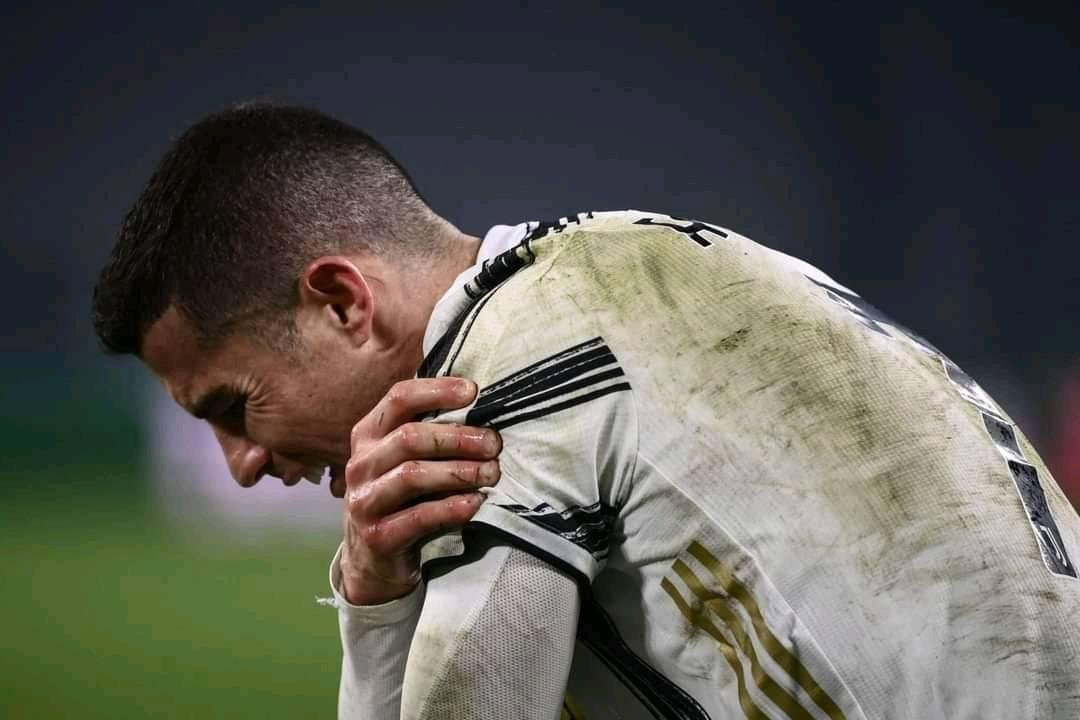
#> input picture 157737215_250521136748497_390207163245905894_o.jpeg, 1080 x 720 px, found by its file name
$ python split_merge.py
#> lines starting #> are read from the running program, lines starting #| are printed output that depends on the picture
import numpy as np
import cv2
import matplotlib.pyplot as plt


# Read an image
origin_bgr = cv2.imread('/home/quan/PycharmProjects/OpenCV_practical/157737215_250521136748497_390207163245905894_o.jpeg', 1)
#> origin_bgr is the input picture: shape (720, 1080, 3); mean B, G, R 82.5, 89.7, 90.6
img_bgr = cv2.cvtColor(origin_bgr, cv2.COLOR_BGR2GRAY )

# Histogram plotting of the image


# get height and width of the image
height, width = img_bgr.shape
#> height = 720; width = 1080

# for i in range(0, height - 1):
#     for j in range(0, width - 1):
#         # Get the pixel value
#         pixel = img_bgr[i, j]
#
#         # Negate each channel by
#         # subtracting it from 255
#
#         # 1st index contains red pixel
#         pixel = 255 - pixel
#
#
#
#         # Store new values in the pixel
#         img_bgr[i, j] = pixel
#
#     # Display the negative transformed image
# cv2.imshow('img', img_bgr)
# cv2.waitKey(0)

# Histogram plotting of the
# negative transformed image

gray = np.zeros(origin_bgr.shape[:2], dtype='uint8' )
(B,G,R) = cv2.split(origin_bgr)
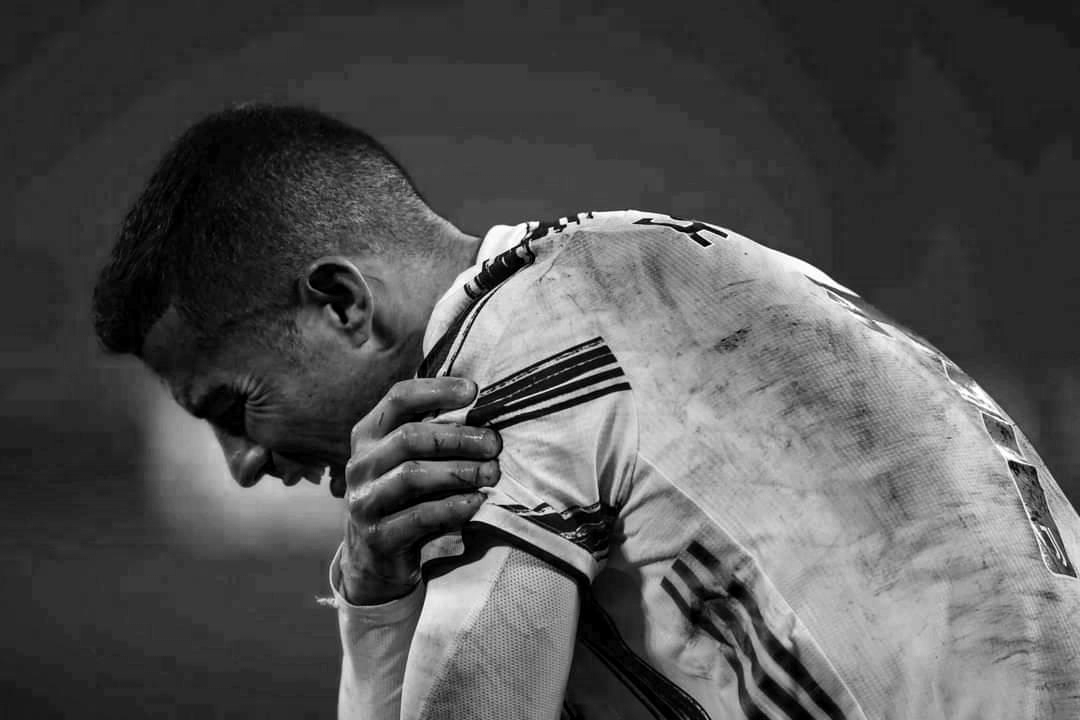
#> B: shape (720, 1080); min 0, max 255, mean 82.5
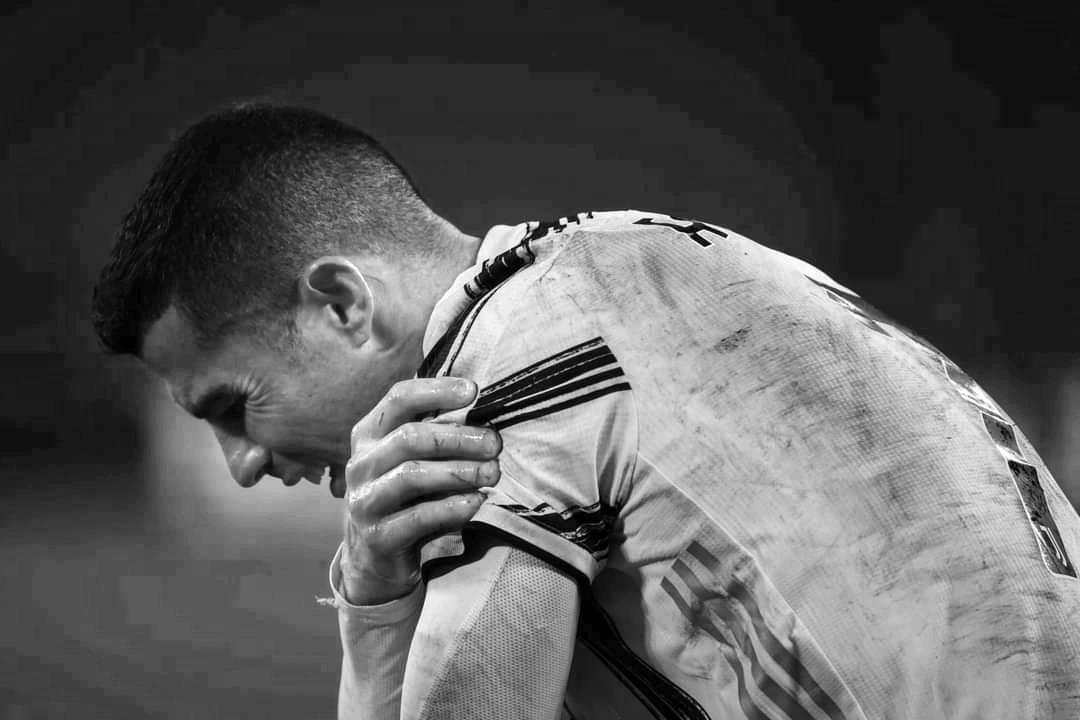
#> R: shape (720, 1080); min 0, max 255, mean 90.6

for i in range(0, origin_bgr.shape[0]):
    for j in range(0, origin_bgr.shape[1]):
        gray[i,j] = 0.2989 * R[i,j] + 0.5870 * G[i,j] + 0.1140 * B[i,j]


cv2.imshow('gray', gray)
cv2.imshow('R', R)
cv2.imshow('G', G)
cv2.imshow('B', B)

merge = cv2.merge([B,G,R])
cv2.imshow('Merge', merge)
cv2.waitKey(0)

zeros = np.zeros(origin_bgr.shape[:2], dtype = "uint8")
cv2.imshow("Red", cv2.merge([zeros, zeros, R]))
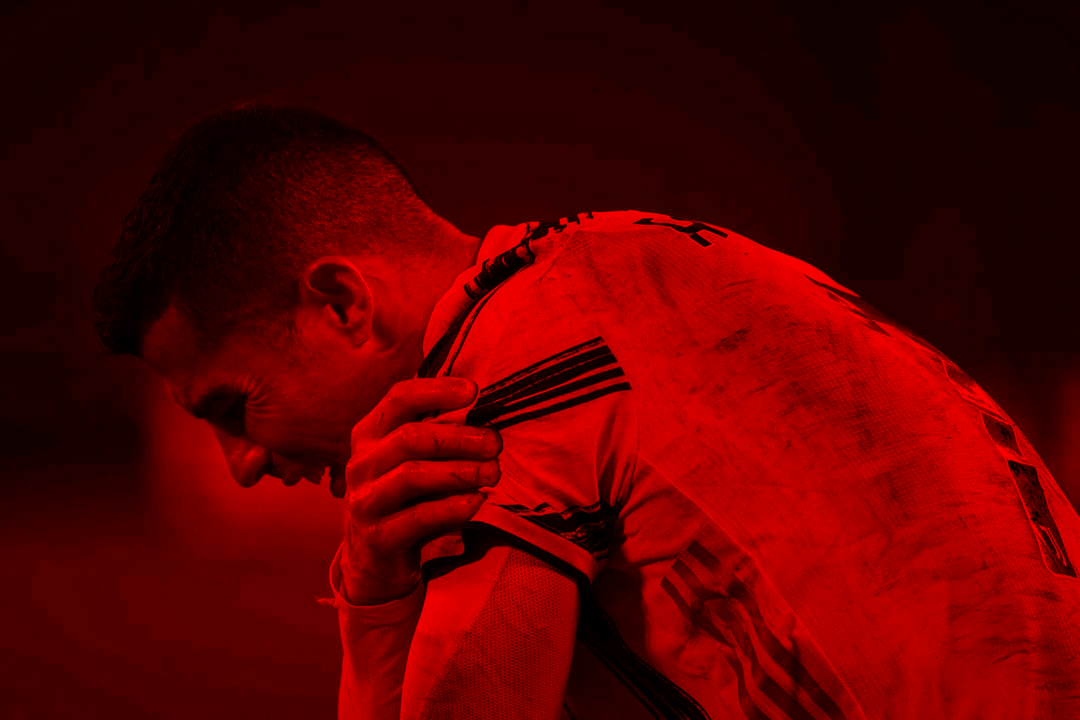
#> window 'Red': shape (720, 1080, 3); mean B, G, R 0, 0, 90.6
cv2.imshow("Green", cv2.merge([zeros, G, zeros]))
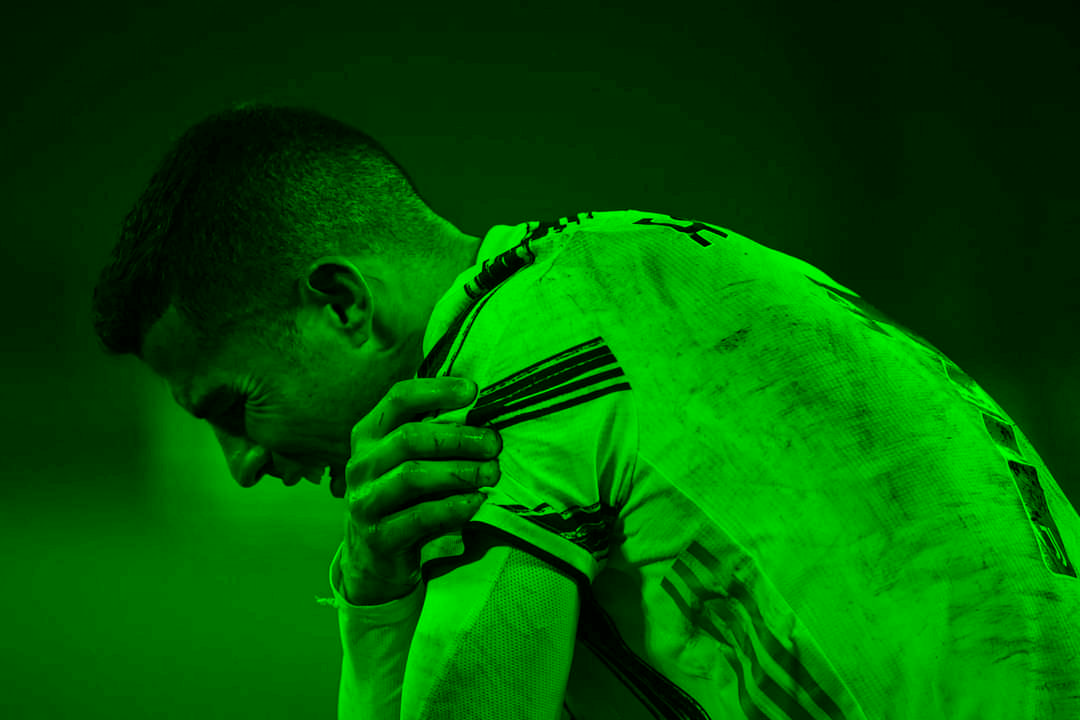
#> window 'Green': shape (720, 1080, 3); mean B, G, R 0, 89.7, 0
cv2.imshow("Blue", cv2.merge([B, zeros, zeros]))
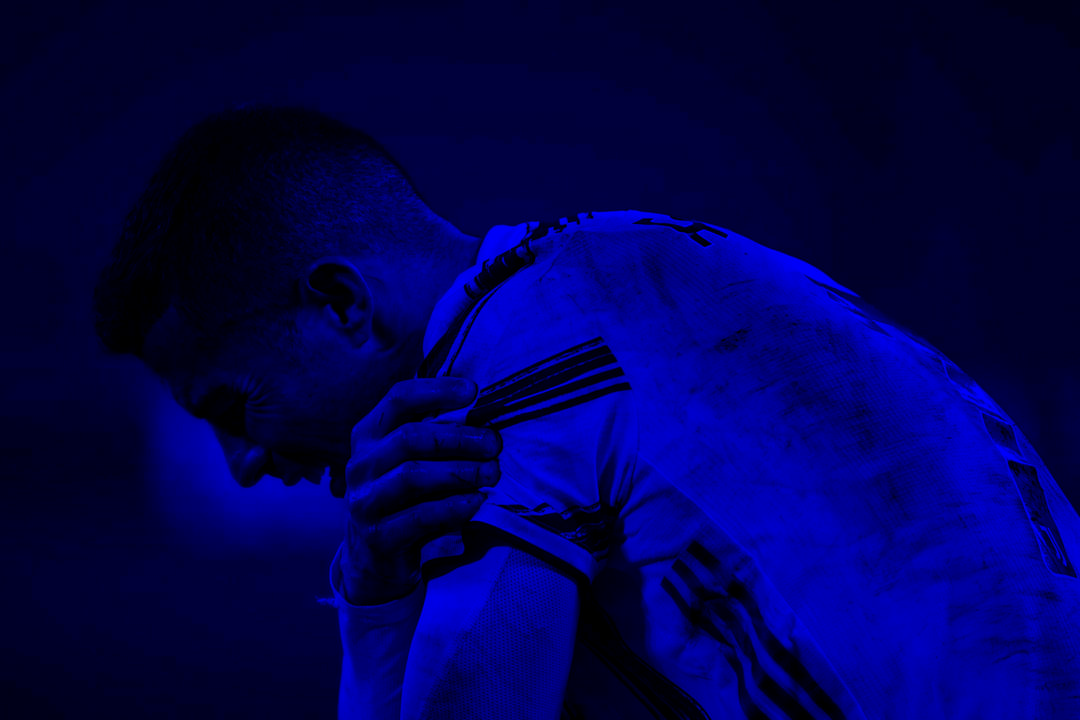
#> window 'Blue': shape (720, 1080, 3); mean B, G, R 82.5, 0, 0
cv2.waitKey(0)
